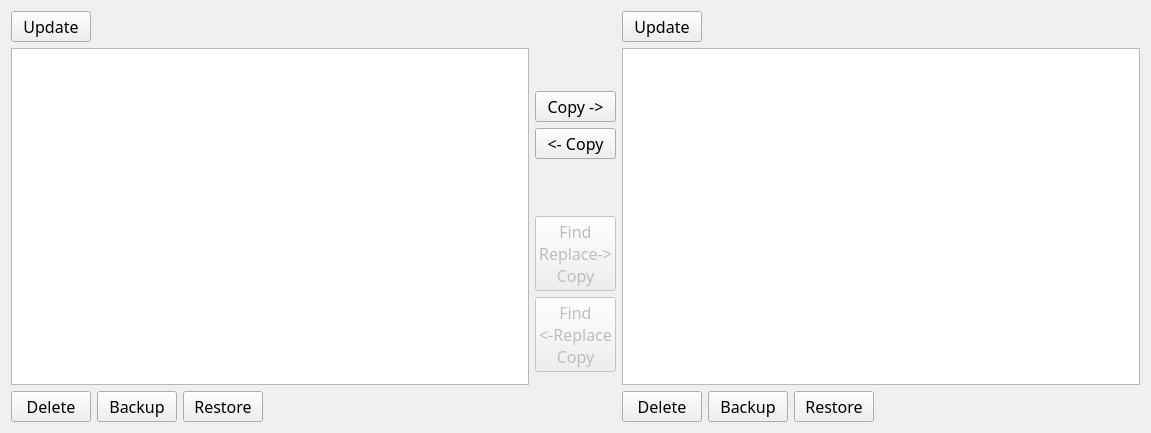
<?xml version="1.0" encoding="UTF-8"?>
<ui version="4.0">
 <class>Form</class>
 <widget class="QWidget" name="Form">
  <property name="geometry">
   <rect>
    <x>0</x>
    <y>0</y>
    <width>1151</width>
    <height>433</height>
   </rect>
  </property>
  <property name="windowTitle">
   <string>Form</string>
  </property>
  <layout class="QHBoxLayout" name="horizontalLayout">
   <item>
    <layout class="QVBoxLayout" name="verticalLayoutFERAllLeft">
     <item>
      <layout class="QHBoxLayout" name="horizontalFERTopButtonsLeft">
       <item>
        <layout class="QHBoxLayout" name="horizontalLayoutFERTopPushButtonsLeft">
         <item>
          <widget class="QPushButton" name="pushButtonUpdateFERLeft">
           <property name="maximumSize">
            <size>
             <width>85</width>
             <height>16777215</height>
            </size>
           </property>
           <property name="font">
            <font>
             <family>Waree</family>
             <pointsize>12</pointsize>
            </font>
           </property>
           <property name="contextMenuPolicy">
            <enum>Qt::NoContextMenu</enum>
           </property>
           <property name="toolTip">
            <string>Update the list of Field Extraction Rules based on the org/credentials entered above. </string>
           </property>
           <property name="text">
            <string>Update</string>
           </property>
          </widget>
         </item>
         <item>
          <spacer name="horizontalSpacer_34">
           <property name="orientation">
            <enum>Qt::Horizontal</enum>
           </property>
           <property name="sizeHint" stdset="0">
            <size>
             <width>40</width>
             <height>20</height>
            </size>
           </property>
          </spacer>
         </item>
        </layout>
       </item>
      </layout>
     </item>
     <item>
      <widget class="QListWidget" name="FERListWidgetLeft">
       <property name="font">
        <font>
         <family>Waree</family>
         <pointsize>12</pointsize>
        </font>
       </property>
       <property name="selectionMode">
        <enum>QAbstractItemView::ExtendedSelection</enum>
       </property>
       <property name="sortingEnabled">
        <bool>true</bool>
       </property>
      </widget>
     </item>
     <item>
      <layout class="QHBoxLayout" name="horizontalLayoutFERBottomButtonsLeft">
       <item>
        <widget class="QPushButton" name="pushButtonFERDeleteLeft">
         <property name="maximumSize">
          <size>
           <width>85</width>
           <height>16777215</height>
          </size>
         </property>
         <property name="font">
          <font>
           <family>Waree</family>
           <pointsize>12</pointsize>
          </font>
         </property>
         <property name="toolTip">
          <string>Delete the selected Field Extraction Rules. Be careful!</string>
         </property>
         <property name="text">
          <string>Delete</string>
         </property>
        </widget>
       </item>
       <item>
        <widget class="QPushButton" name="pushButtonFERBackupLeft">
         <property name="maximumSize">
          <size>
           <width>85</width>
           <height>16777215</height>
          </size>
         </property>
         <property name="font">
          <font>
           <family>Waree</family>
           <pointsize>12</pointsize>
          </font>
         </property>
         <property name="toolTip">
          <string>Backup the selected Field Extraction Rules to JSON files. One file will be written per rule. </string>
         </property>
         <property name="text">
          <string>Backup</string>
         </property>
        </widget>
       </item>
       <item>
        <widget class="QPushButton" name="pushButtonFERRestoreLeft">
         <property name="maximumSize">
          <size>
           <width>85</width>
           <height>16777215</height>
          </size>
         </property>
         <property name="font">
          <font>
           <family>Waree</family>
           <pointsize>12</pointsize>
          </font>
         </property>
         <property name="toolTip">
          <string>Restore Field Extraction Rule(s) from JSON file(s). </string>
         </property>
         <property name="text">
          <string>Restore</string>
         </property>
        </widget>
       </item>
       <item>
        <spacer name="horizontalSpacer_40">
         <property name="orientation">
          <enum>Qt::Horizontal</enum>
         </property>
         <property name="sizeHint" stdset="0">
          <size>
           <width>40</width>
           <height>20</height>
          </size>
         </property>
        </spacer>
       </item>
      </layout>
     </item>
    </layout>
   </item>
   <item>
    <layout class="QVBoxLayout" name="verticalLayoutFERCenterButton">
     <item>
      <spacer name="verticalSpacer_19">
       <property name="orientation">
        <enum>Qt::Vertical</enum>
       </property>
       <property name="sizeHint" stdset="0">
        <size>
         <width>20</width>
         <height>80</height>
        </size>
       </property>
      </spacer>
     </item>
     <item>
      <widget class="QPushButton" name="pushButtonFERCopyLeftToRight">
       <property name="font">
        <font>
         <family>Waree</family>
         <pointsize>12</pointsize>
        </font>
       </property>
       <property name="contextMenuPolicy">
        <enum>Qt::NoContextMenu</enum>
       </property>
       <property name="toolTip">
        <string>Copy the the select Field Extraction Rule(s) from the left org to the right org. </string>
       </property>
       <property name="text">
        <string>Copy -&gt;</string>
       </property>
      </widget>
     </item>
     <item>
      <widget class="QPushButton" name="pushButtonFERCopyRightToLeft">
       <property name="font">
        <font>
         <family>Waree</family>
         <pointsize>12</pointsize>
        </font>
       </property>
       <property name="contextMenuPolicy">
        <enum>Qt::NoContextMenu</enum>
       </property>
       <property name="toolTip">
        <string>Copy the the select Field Extraction Rule(s) from the right org to the left org. </string>
       </property>
       <property name="text">
        <string>&lt;- Copy</string>
       </property>
      </widget>
     </item>
     <item>
      <spacer name="verticalSpacer_20">
       <property name="orientation">
        <enum>Qt::Vertical</enum>
       </property>
       <property name="sizeHint" stdset="0">
        <size>
         <width>20</width>
         <height>40</height>
        </size>
       </property>
      </spacer>
     </item>
     <item>
      <widget class="QPushButton" name="pushButtonFERFindReplaceCopyLeftToRight">
       <property name="enabled">
        <bool>false</bool>
       </property>
       <property name="font">
        <font>
         <family>Waree</family>
         <pointsize>12</pointsize>
        </font>
       </property>
       <property name="contextMenuPolicy">
        <enum>Qt::NoContextMenu</enum>
       </property>
       <property name="toolTip">
        <string>Coming Soon!</string>
       </property>
       <property name="text">
        <string>Find 
Replace-&gt;
Copy</string>
       </property>
      </widget>
     </item>
     <item>
      <widget class="QPushButton" name="pushButtonFERFindReplaceCopyRightToLeft">
       <property name="enabled">
        <bool>false</bool>
       </property>
       <property name="font">
        <font>
         <family>Waree</family>
         <pointsize>12</pointsize>
        </font>
       </property>
       <property name="contextMenuPolicy">
        <enum>Qt::NoContextMenu</enum>
       </property>
       <property name="toolTip">
        <string>Coming Soon!</string>
       </property>
       <property name="text">
        <string>Find 
&lt;-Replace
Copy</string>
       </property>
      </widget>
     </item>
     <item>
      <spacer name="verticalSpacer_21">
       <property name="orientation">
        <enum>Qt::Vertical</enum>
       </property>
       <property name="sizeHint" stdset="0">
        <size>
         <width>20</width>
         <height>40</height>
        </size>
       </property>
      </spacer>
     </item>
    </layout>
   </item>
   <item>
    <layout class="QVBoxLayout" name="verticalLayoutFERAllRight">
     <item>
      <layout class="QHBoxLayout" name="horizontalFERTopButtonsRight">
       <item>
        <layout class="QHBoxLayout" name="horizontalLayoutFERTopPushButtonsRight">
         <item>
          <widget class="QPushButton" name="pushButtonUpdateFERRight">
           <property name="maximumSize">
            <size>
             <width>85</width>
             <height>16777215</height>
            </size>
           </property>
           <property name="font">
            <font>
             <family>Waree</family>
             <pointsize>12</pointsize>
            </font>
           </property>
           <property name="contextMenuPolicy">
            <enum>Qt::NoContextMenu</enum>
           </property>
           <property name="toolTip">
            <string>Update the list of Field Extraction Rules based on the org/credentials entered above. </string>
           </property>
           <property name="text">
            <string>Update</string>
           </property>
          </widget>
         </item>
         <item>
          <spacer name="horizontalSpacer_37">
           <property name="orientation">
            <enum>Qt::Horizontal</enum>
           </property>
           <property name="sizeHint" stdset="0">
            <size>
             <width>40</width>
             <height>20</height>
            </size>
           </property>
          </spacer>
         </item>
        </layout>
       </item>
      </layout>
     </item>
     <item>
      <widget class="QListWidget" name="FERListWidgetRight">
       <property name="font">
        <font>
         <family>Waree</family>
         <pointsize>12</pointsize>
        </font>
       </property>
       <property name="selectionMode">
        <enum>QAbstractItemView::ExtendedSelection</enum>
       </property>
       <property name="sortingEnabled">
        <bool>true</bool>
       </property>
      </widget>
     </item>
     <item>
      <layout class="QHBoxLayout" name="horizontalLayoutFERBottomButtonsRight">
       <item>
        <widget class="QPushButton" name="pushButtonFERDeleteRight">
         <property name="maximumSize">
          <size>
           <width>85</width>
           <height>16777215</height>
          </size>
         </property>
         <property name="font">
          <font>
           <family>Waree</family>
           <pointsize>12</pointsize>
          </font>
         </property>
         <property name="toolTip">
          <string>Delete the selected Field Extraction Rules. Be careful!</string>
         </property>
         <property name="text">
          <string>Delete</string>
         </property>
        </widget>
       </item>
       <item>
        <widget class="QPushButton" name="pushButtonFERBackupRight">
         <property name="maximumSize">
          <size>
           <width>85</width>
           <height>16777215</height>
          </size>
         </property>
         <property name="font">
          <font>
           <family>Waree</family>
           <pointsize>12</pointsize>
          </font>
         </property>
         <property name="toolTip">
          <string>Backup the selected Field Extraction Rules to JSON files. One file will be written per rule. </string>
         </property>
         <property name="text">
          <string>Backup</string>
         </property>
        </widget>
       </item>
       <item>
        <widget class="QPushButton" name="pushButtonFERRestoreRight">
         <property name="maximumSize">
          <size>
           <width>85</width>
           <height>16777215</height>
          </size>
         </property>
         <property name="font">
          <font>
           <family>Waree</family>
           <pointsize>12</pointsize>
          </font>
         </property>
         <property name="toolTip">
          <string>Restore Field Extraction Rule(s) from JSON file(s). </string>
         </property>
         <property name="text">
          <string>Restore</string>
         </property>
        </widget>
       </item>
       <item>
        <spacer name="horizontalSpacer_39">
         <property name="orientation">
          <enum>Qt::Horizontal</enum>
         </property>
         <property name="sizeHint" stdset="0">
          <size>
           <width>40</width>
           <height>20</height>
          </size>
         </property>
        </spacer>
       </item>
      </layout>
     </item>
    </layout>
   </item>
  </layout>
 </widget>
 <resources/>
 <connections/>
</ui>
